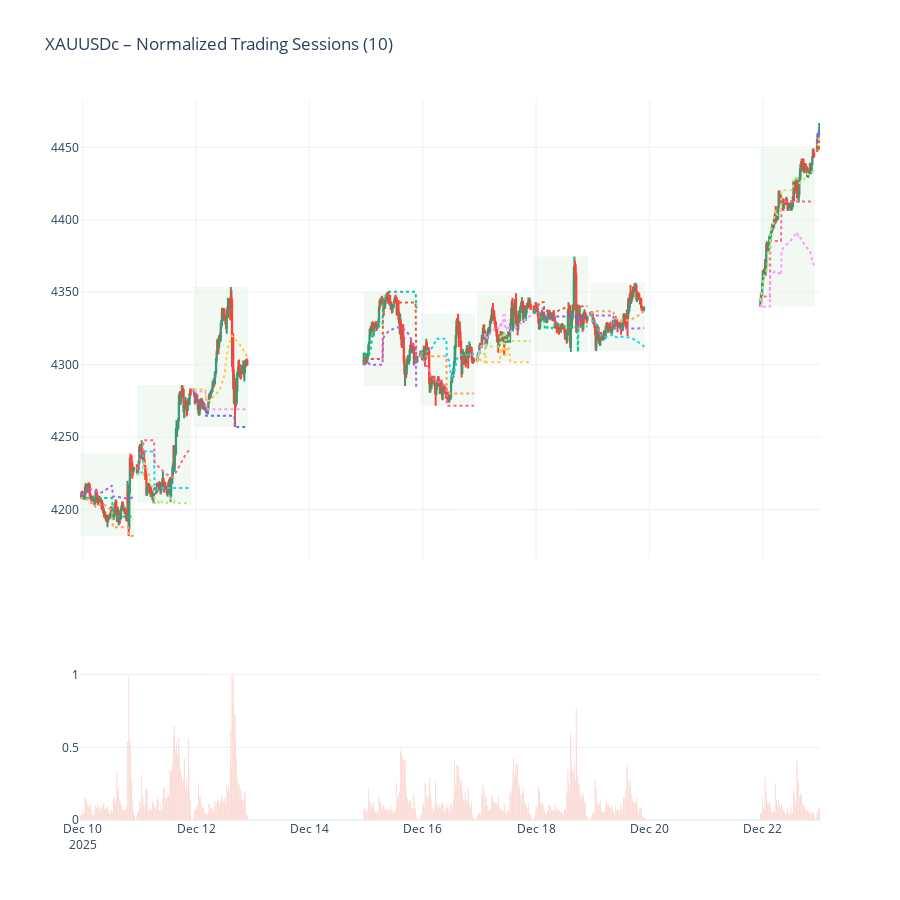

Notebook source saved alongside this figure:
### Code cell
import MetaTrader5 as mt5
import pandas as pd
import pytz
from datetime import datetime, timedelta
from plotly.subplots import make_subplots
import plotly.graph_objects as go
import numpy as np

# -------------------------------------------------
# PARAMETERS
# -------------------------------------------------
symbol = "XAUUSDc"
timeframe = mt5.TIMEFRAME_M15
lookback_days = 10
delay_days = 1
utc_timezone = pytz.UTC
value_area_pct = 0.7

# -------------------------------------------------
# TIMEFRAME → DELTA
# -------------------------------------------------
def timeframe_to_timedelta(tf):
    return {
        mt5.TIMEFRAME_M15: timedelta(minutes=15),
        mt5.TIMEFRAME_M30: timedelta(minutes=30),
        mt5.TIMEFRAME_H1: timedelta(hours=1),
    }.get(tf, timedelta(minutes=15))

# -------------------------------------------------
# MT5 INIT
# -------------------------------------------------
if not mt5.initialize():
    raise RuntimeError(mt5.last_error())

mt5.symbol_select(symbol, True)

# -------------------------------------------------
# FETCH DATA (TRADING-SESSIONS AWARE)
# -------------------------------------------------
utc_end = datetime.now(utc_timezone).replace(
    hour=0, minute=0, second=0, microsecond=0
) - timedelta(days=delay_days)

raw_from = utc_end - timedelta(days=lookback_days * 3)

rates = mt5.copy_rates_range(symbol, timeframe, raw_from, utc_end)
mt5.shutdown()

df = pd.DataFrame(rates)
df["time"] = pd.to_datetime(df["time"], unit="s", utc=True)
df.set_index("time", inplace=True)
df.sort_index(inplace=True)

# -------------------------------------------------
# SESSION DETECTION
# -------------------------------------------------
candle_delta = timeframe_to_timedelta(timeframe)
df["gap"] = df.index.to_series().diff() > candle_delta
df["session"] = df["gap"].cumsum()

last_sessions = df["session"].unique()[-lookback_days:]
df = df[df["session"].isin(last_sessions)]

# -------------------------------------------------
# NORMALIZE TICK VOLUME
# -------------------------------------------------
tv_min = df["tick_volume"].min()
tv_max = df["tick_volume"].max()
df["tick_volume_norm"] = (df["tick_volume"] - tv_min) / max(tv_max - tv_min, 1)

# -------------------------------------------------
# BUILD SESSION STRUCTURES
# -------------------------------------------------
trading_sessions = []

for _, g in df.groupby("session"):
    trading_sessions.append({
        "x0": g.index.min(),
        "x1": g.index.max() + candle_delta,
        "y0": g["low"].min(),
        "y1": g["high"].max(),
        "df": g
    })

# -------------------------------------------------
# FIGURE
# -------------------------------------------------
fig = make_subplots(
    rows=2,
    cols=1,
    shared_xaxes=True,
    row_heights=[0.75, 0.25]
)

fig.add_trace(
    go.Candlestick(
        x=df.index,
        open=df["open"],
        high=df["high"],
        low=df["low"],
        close=df["close"]
    ),
    row=1,
    col=1
)

fig.add_trace(
    go.Bar(
        x=df.index,
        y=df["tick_volume_norm"]
    ),
    row=2,
    col=1
)

# -------------------------------------------------
# SESSION SHADING
# -------------------------------------------------
for s in trading_sessions:
    fig.add_shape(
        type="rect",
        x0=s["x0"],
        x1=s["x1"],
        y0=s["y0"],
        y1=s["y1"],
        fillcolor="green",
        opacity=0.05,
        line=dict(width=0),
        layer="below"
    )

# -------------------------------------------------
# DEVELOPING POC / VAH / VAL (NORMALIZED VOLUME)
# -------------------------------------------------
for s in trading_sessions:
    sess = s["df"]
    cum_vol = {}
    poc, vah, val, tms = [], [], [], []

    for t, r in sess.iterrows():
        levels = np.arange(r["low"], r["high"] + 0.01, 0.1)
        vol = 1.0 / max(len(levels), 1)

        for p in levels:
            p = round(p, 2)
            cum_vol[p] = cum_vol.get(p, 0) + vol

        prices = np.array(sorted(cum_vol))
        vols = np.array([cum_vol[p] for p in prices])
        vols /= vols.sum()

        poc_idx = np.argmax(vols)
        target = value_area_pct

        lo = hi = poc_idx
        acc = vols[poc_idx]

        while acc < target:
            if lo > 0:
                lo -= 1
                acc += vols[lo]
            if hi < len(vols) - 1:
                hi += 1
                acc += vols[hi]

        poc.append(prices[poc_idx])
        vah.append(prices[hi])
        val.append(prices[lo])
        tms.append(t)

    fig.add_trace(go.Scatter(x=tms, y=poc, mode="lines", line=dict(dash="dot")), row=1, col=1)
    fig.add_trace(go.Scatter(x=tms, y=vah, mode="lines", line=dict(dash="dot")), row=1, col=1)
    fig.add_trace(go.Scatter(x=tms, y=val, mode="lines", line=dict(dash="dot")), row=1, col=1)

# -------------------------------------------------
# LAYOUT
# -------------------------------------------------
fig.update_layout(
    title=f"{symbol} – Normalized Trading Sessions ({lookback_days})",
    height=900,
    showlegend=False,
    xaxis_rangeslider_visible=False,
    template="plotly_white"
)

fig.show()
